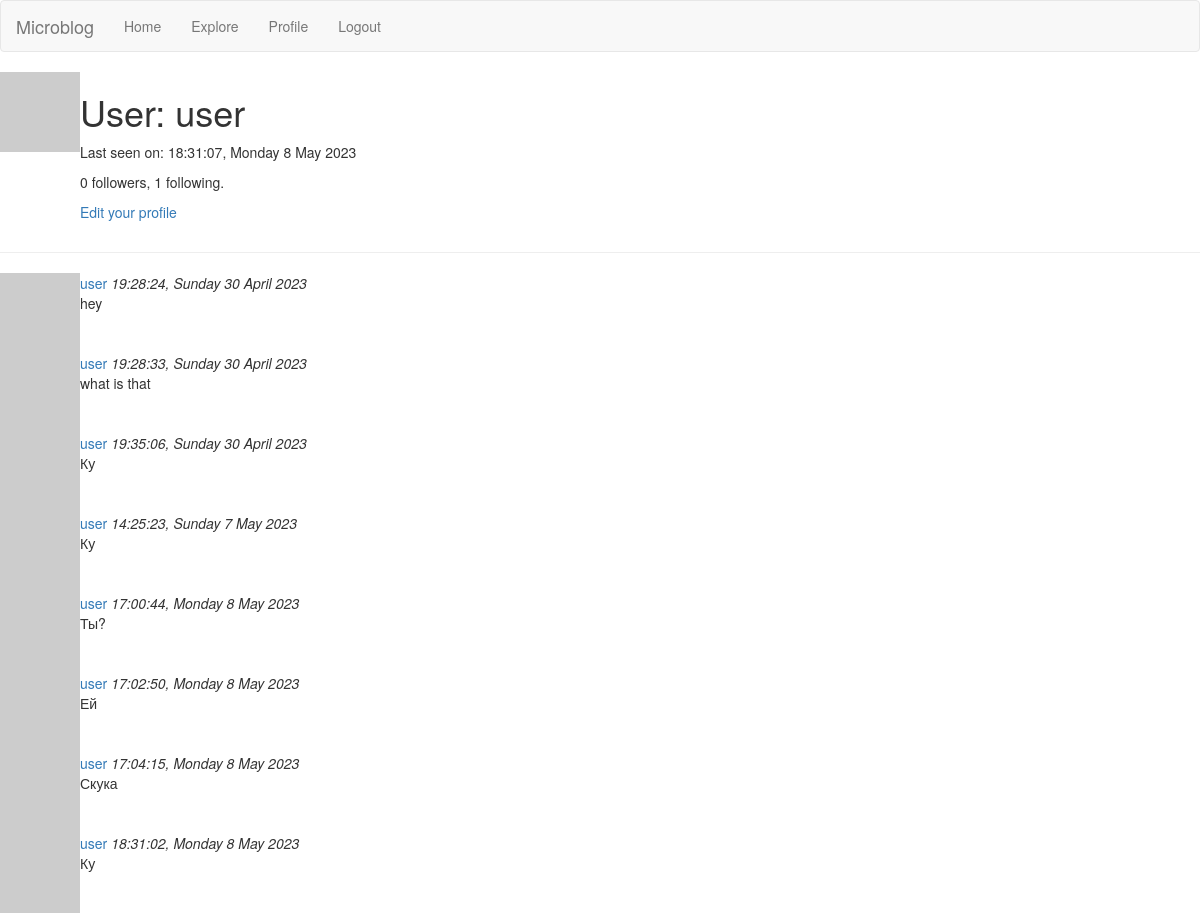
Screenshot of /user/user (signed in) with the database file from the repository.
### app/models.py (models this page shows, shortened)
class User(UserMixin, db.Model):
    id = db.Column(db.Integer, primary_key=True)
    username = db.Column(db.String(64), index=True, unique=True)
    email = db.Column(db.String(120), index=True, unique=True)
    password_hash = db.Column(db.String(128))
    posts = db.relationship('Post', backref='author', lazy='dynamic')
    about_me = db.Column(db.String(140))
    last_seen = db.Column(db.DateTime, default=datetime.utcnow)
    followed = db.relationship(
        'User', secondary=followers,
        primaryjoin=(followers.c.follower_id == id),
        secondaryjoin=(followers.c.followed_id == id),
        backref=db.backref('followers', lazy='dynamic'), lazy='dynamic')
    def avatar(self, size):
        digest = md5(self.email.lower().encode('utf-8')).hexdigest()
        return 'https://www.gravatar.com/avatar/{}?d=identicon&s={}'.format(
            digest, size)

class Post(db.Model):
    id = db.Column(db.Integer, primary_key=True)
    body = db.Column(db.String(140))
    timestamp = db.Column(db.DateTime, index=True, default=datetime.utcnow)
    user_id = db.Column(db.Integer, db.ForeignKey('user.id'))

### app/routes.py (the view)
@app.route('/user/<username>')
@login_required
def user(username):
    user = User.query.filter_by(username=username).first_or_404()
    page = request.args.get('page', 1, type=int)
    posts = user.posts.order_by(Post.timestamp.asc()).paginate(
        page=page, per_page=app.config['POSTS_PER_PAGE'], error_out=False)
    next_url = url_for('user', username=user.username, page=posts.next_num) \
        if posts.has_next else None
    prev_url = url_for('user', username=user.username, page=posts.prev_num) \
        if posts.has_prev else None
    form = EmptyForm()
    return render_template('user.html', user=user, posts=posts.items,
                           next_url=next_url, prev_url=prev_url, form=form)

### app/models.py (called while the page is built)
@login.user_loader
def load_user(id):
    return User.query.get(int(id))

### app/routes.py (called while the page is built)
@app.before_request
def before_request():
    if current_user.is_authenticated:
        current_user.last_seen = datetime.utcnow()
        db.session.commit()

### app/templates/user.html (shortened to what this page needs)
{% extends "base.html" %}
{% block content %}
    <table>
        <tr valign="top">
            <td><img src="{{ user.avatar(128) }}"></td>
            <td>
                <h1>User: {{ user.username }}</h1>
                    {% if user.last_seen %}
                        <p>Last seen on: {{ moment(user.last_seen).format('H:mm:ss,  dddd D MMMM YYYY') }}</p>
                    {% endif %}
                    <p>{{ user.followers.count() }} followers, {{ user.followed.count() }} following.</p>
                    {% if user == current_user %}
                    <p><a href="{{ url_for('edit_profile') }}">Edit your profile</a></p>
                {% endif %}
            </td>
        </tr>
    </table>
    <hr>
    {% for post in posts %}
        {% include '_post.html' %}
    {% endfor %}
{% endblock %}

### app/templates/_post.html (shortened to what this page needs)
 <table class="messageTable">
        <tr valign="top">
            <td>
                <a href="{{ url_for('user', username=post.author.username) }}">
                    <img src="{{ post.author.avatar(36) }}" />
                </a>
            </td>
            <td>
                <a href="{{ url_for('user', username=post.author.username) }}">
                    {{ post.author.username }}
                </a>
                <i>{{ moment(post.timestamp).format('H:mm:ss,  dddd D MMMM YYYY') }}</i>
                <br>
                {{ post.body }}
            </td>
        </tr>
</table>

### rows the page displays
User: username "user", last_seen "18:31:07, Monday 8 May 2023"
Post: author.username "user", timestamp "19:28:24, Sunday 30 April 2023", body "hey"
Post: author.username "user", timestamp "19:28:33, Sunday 30 April 2023", body "what is that"
Post: author.username "user", timestamp "19:35:06, Sunday 30 April 2023", body "Ку"
Post: author.username "user", timestamp "14:25:23, Sunday 7 May 2023", body "Ку"
Post: author.username "user", timestamp "17:00:44, Monday 8 May 2023", body "Ты?"
Post: author.username "user", timestamp "17:02:50, Monday 8 May 2023", body "Ей"
Post: author.username "user", timestamp "17:04:15, Monday 8 May 2023", body "Скука"
Post: author.username "user", timestamp "18:31:02, Monday 8 May 2023", body "Ку"

### other values shown
{{ user.followers.count() }} "0"
{{ user.followed.count() }} "1"
